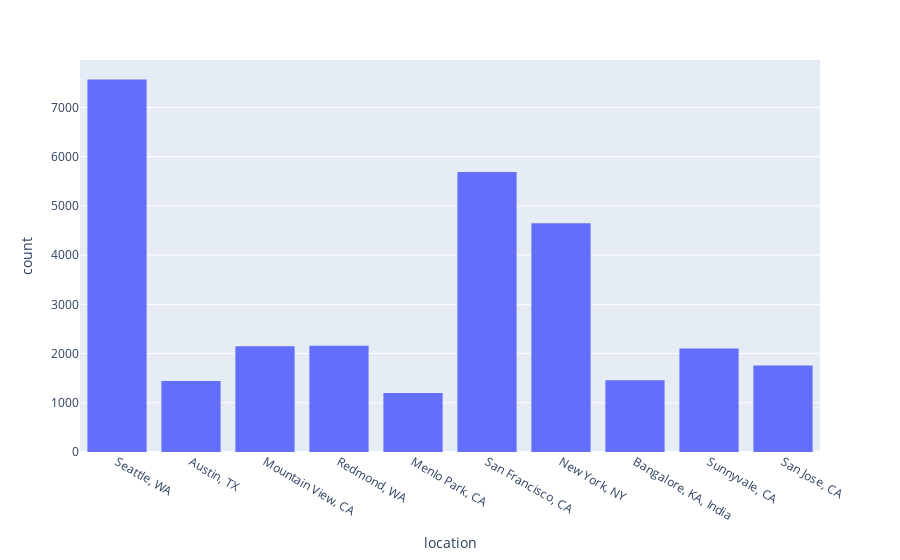

The notebook cell saved with this chart:
### Code cell
px.histogram(df, x='location')

### Figure 1 — Plotly figure (JSON) as saved in the notebook; plotly's stock layout.template omitted (floating-point values rounded to 4 significant figures; data arrays with more than 128 entries replaced by an {"elided": "..."} marker saying what was removed)
{"data": [{"alignmentgroup": "True", "bingroup": "x", "hovertemplate": "location=%{x}<br>count=%{y}<extra></extra>", "legendgroup": "", "marker": {"color": "#636efa", "pattern": {"shape": ""}}, "name": "", "offsetgroup": "", "orientation": "v", "showlegend": false, "type": "histogram", "x": {"elided": "30162 str values"}, "xaxis": "x", "yaxis": "y"}], "layout": {"barmode": "relative", "legend": {"tracegroupgap": 0}, "margin": {"t": 60}, "xaxis": {"anchor": "y", "domain": [0, 1], "title": {"text": "location"}}, "yaxis": {"anchor": "x", "domain": [0, 1], "title": {"text": "count"}}}}
